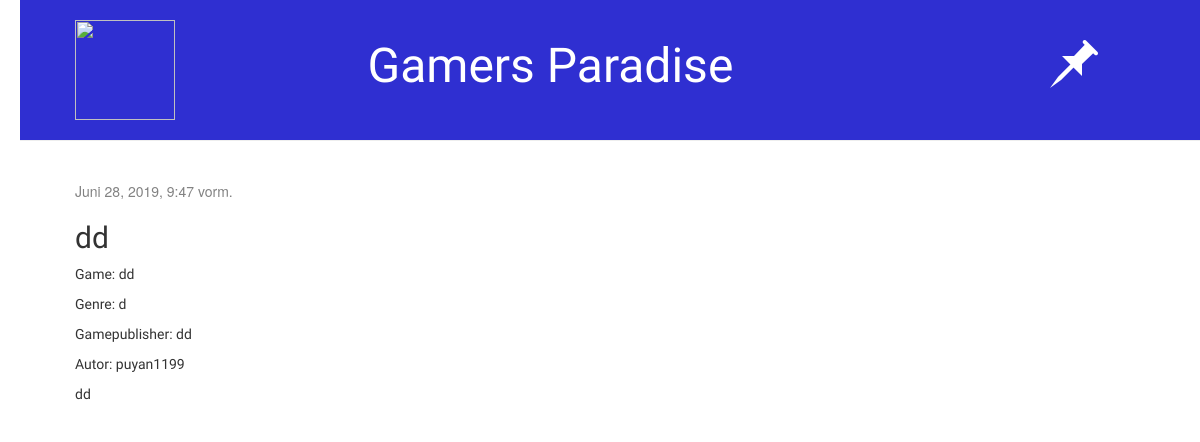
Screenshot of /post/12/ with the database file from the repository.
### blog/models.py (models this page shows, shortened)
class Post(models.Model):
    author = models.ForeignKey(settings.AUTH_USER_MODEL, on_delete=models.CASCADE)
    title = models.CharField(max_length=200)
    text = models.TextField()
    created_date = models.DateTimeField(default=timezone.now)
    published_date = models.DateTimeField(blank=True, null=True)
    game = models.CharField(max_length=200, default=' ')
    gamepublisher = models.CharField(max_length=200, default=' ')
    genre = models.CharField(max_length=200, default=' ')

### blog/views.py (the view)
# urls.py: path('post/<int:pk>/', views.post_detail, name='post_detail'),
def post_detail(request, pk):
    post = get_object_or_404(Post, pk=pk)
    return render(request, 'blog/post_detail.html', {'post': post})

### blog/templates/blog/post_detail.html (shortened to what this page needs)
{% extends 'blog/base.html' %}
{% block content %}
    <div class="post">
        {% if post.published_date %}
            <div class="date">
                {{ post.published_date }}
            </div>
        {% endif %}
        <h2>{{ post.title }}</h2>
           <p> Game: {{ post.game|linebreaksbr }}</p>
           <p> Genre: {{ post.genre|linebreaksbr }}</p>
           <p> Gamepublisher: {{ post.gamepublisher|linebreaksbr }}</p>
           <p> Autor: {{ post.author|linebreaksbr }}</p>
           <p>{{ post.text|linebreaksbr }}</p>
    </div>
{% endblock %}

### blog/static/css/blog.css (style rules this page uses)
body { padding-left: 20px; }
h1, h2, h3, h4 { font-family: 'Russo One', sans-serif; }
p { font-family: 'Saira Semi Condensed', sans-serif; }
.date { color: #828282; }

### rows the page displays
Post: published_date "Juni 28, 2019, 9:47 vorm.", title "dd", game "dd", genre "d", gamepublisher "dd", author "puyan1199", text "dd"
